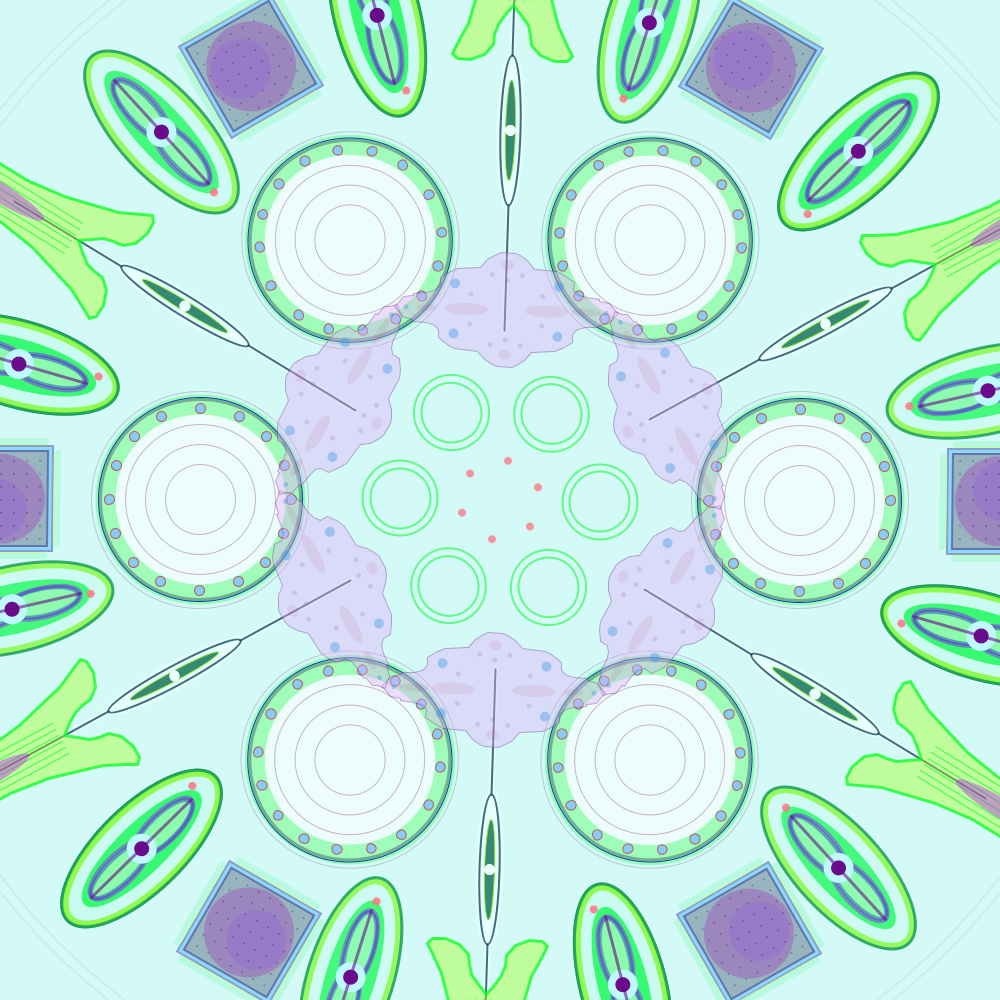
Frame 1 (no input)
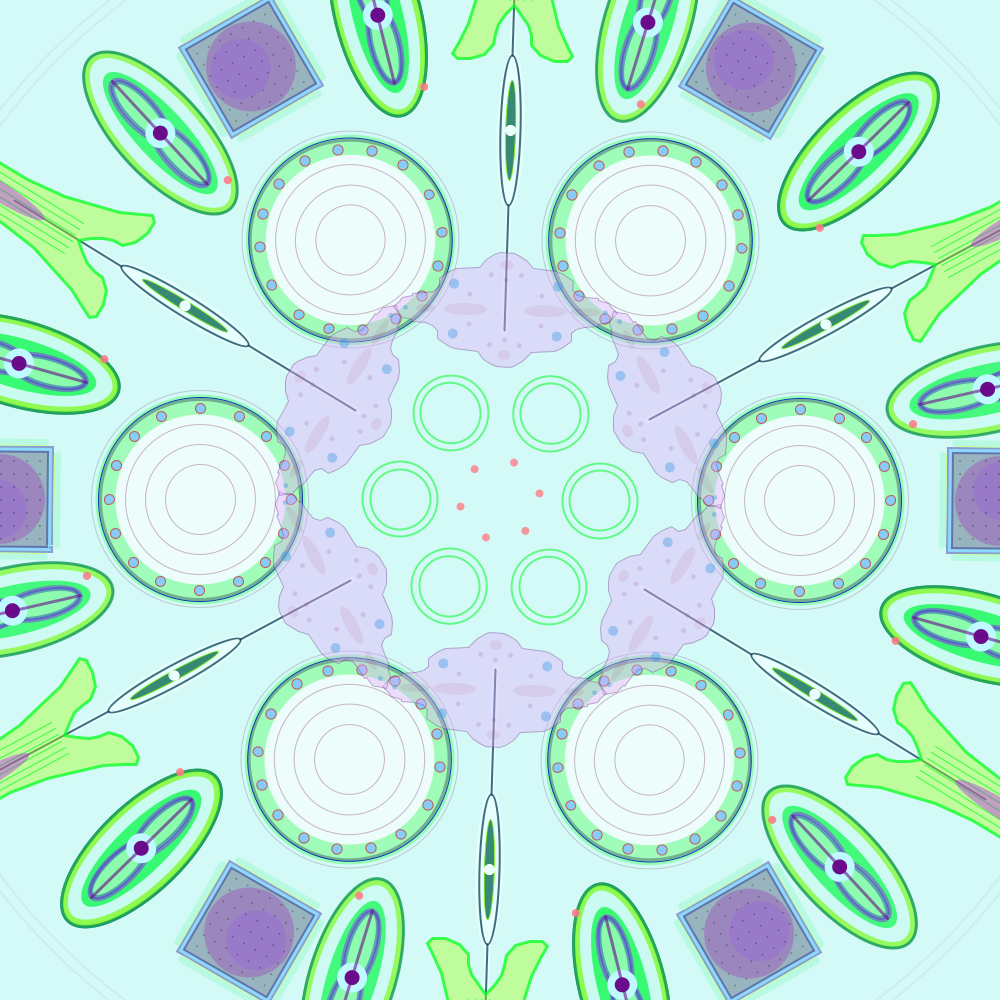
Frame 60 (the mouse pressed at the canvas centre just before this capture)
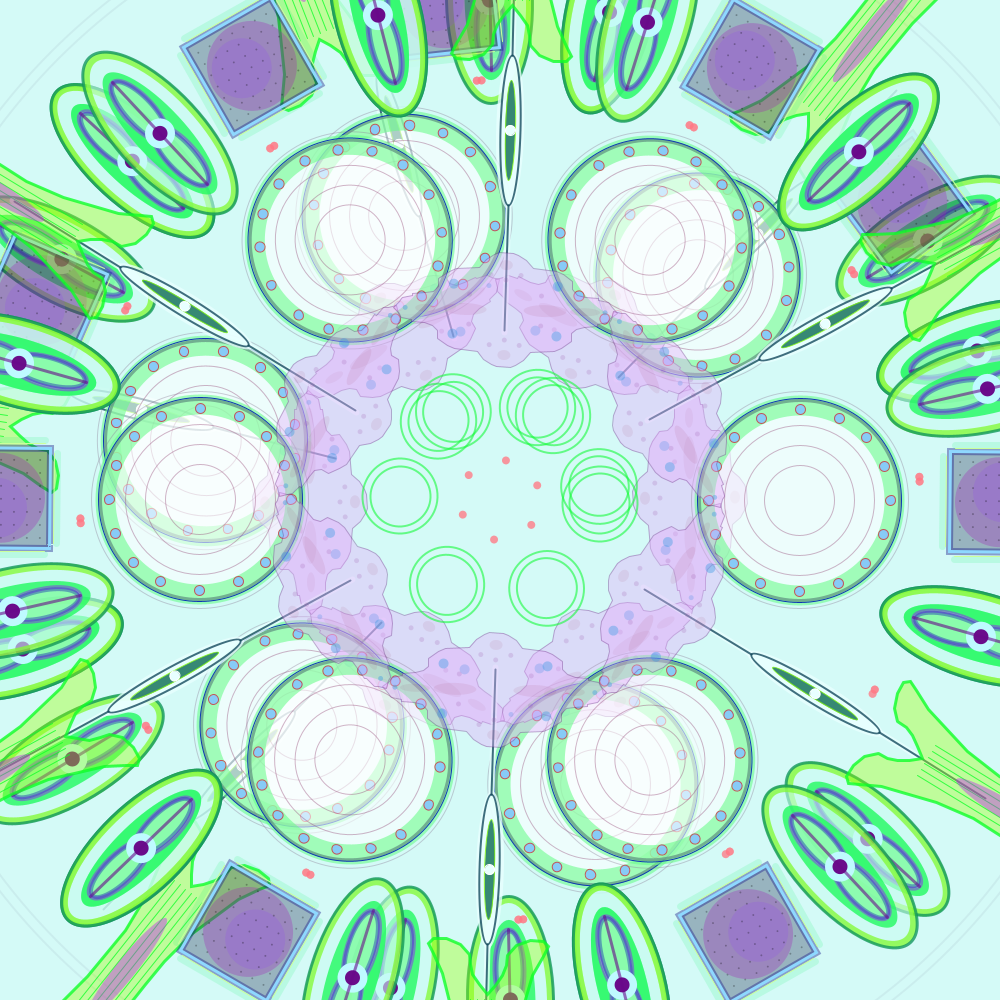
Frame 120 (the mouse held since frame 60 and released just before this capture)

The Processing sketch that drew these frames (run headless with seeded random() and noise(); from frame 60 on, the mouse is pressed at the canvas centre):

// Processing sketch: processing_71921
// ── processing_71921.pde

void setup() {
  size(1000, 1000);
  smooth();

  ellipseMode(CENTER);
  rectMode(CENTER);
}

//int numObjects = 6;
//int distance = 300;
//int angle = 0;
//int angleObject = 360/numObjects;

void draw() {
  background(212,250,247);
  stroke(186, 216, 222, 100);
  noFill();
  strokeWeight(2);
  ellipse(width/2, height/2, 1250, 1250);
  ellipse(width/2, height/2, 1270, 1270);



  //CRAZY
  if (mousePressed ==true) {
    for (float i=random(PI/6,5+PI/6);i<6;i++) {
      pushMatrix();
      translate(width/2, height/2);
      rotate(radians(i*60));
      kroppFyra(370, 0);
      popMatrix();
    }
    for (float i=random(0,2);i<6;i++) {
      pushMatrix();
      translate(width/2, height/2);
      rotate(radians(i*60));
      kroppEn(300, 0);
      popMatrix();
    }
    for (float i=random(PI,PI+5)/6;i<6;i++) {
      pushMatrix();
      translate(width/2, height/2);
      rotate(radians(i*60));
      kroppTva(190, 0);
      popMatrix();
    }
    for (float m=random(radians(15),radians(15)+5);m<12;m++) {
      pushMatrix();
      translate(width/2, height/2);
      rotate(radians(m*60));
      kroppFem(500, 0);
      popMatrix();
    }
    for (float m= random(PI/4,5+PI/4);m<6;m++) {
      pushMatrix();
      translate(width/2, height/2);
      rotate(radians(m*60));
      kroppFem(500, 0);
      popMatrix();
    }
    for (float m= random(0,5);m<6;m++) {
      pushMatrix();
      translate(width/2, height/2);
      rotate(radians(m*60));
      kroppSex(100, 0);
      popMatrix();
    }
    for (float m= random(0,5);m<6;m++) {
      pushMatrix();
      translate(width/2, height/2);
      rotate(radians(m*60));
      kroppSyv(500, 0);
      popMatrix();
    }
    for (float i=random(PI/6,5+PI/6);i<6;i++) {
      pushMatrix();
      translate(width/2, height/2);
      rotate(radians(i*60));
      kroppAtta(600, 0);
      popMatrix();
    }
    for (float i=random(PI/6,15+PI/6);i<6;i++) {
      pushMatrix();
      translate(width/2, height/2);
      rotate(radians(i*60));
      noStroke();
      fill(255, 121, 132, 200);
      ellipse(40, 0, 8, 8);
      popMatrix();
    }
    for (float i=random(PI/6,15+PI/6);i<48;i++) {
      pushMatrix();
      translate(width/2, height/2);
      rotate(radians(i*30));
      noStroke();
      fill(255, 121, 132, 100);
      ellipse(420, 0, 8, 8);
      popMatrix();
    }
  }

if (keyPressed == false){
  //NOT SO
  for (float i=random(PI/6,.005+PI/6);i<6;i++) {
    pushMatrix();
    translate(width/2, height/2);
    rotate(radians(i*60));
    kroppFyra(370, 0);
    popMatrix();
  }
  for (float i=random(0,.002);i<6;i++) {
    pushMatrix();
    translate(width/2, height/2);
    rotate(radians(i*60));
    kroppEn(300, 0);
    popMatrix();
  }
  for (float i=random(PI,PI+.05)/6;i<6;i++) {
    pushMatrix();
    translate(width/2, height/2);
    rotate(radians(i*60));
    kroppTva(190, 0);
    popMatrix();
  }
  for (float m=random(radians(15),radians(15)+.005);m<12;m++) {
    pushMatrix();
    translate(width/2, height/2);
    rotate(radians(m*60));
    kroppFem(500, 0);
    popMatrix();
  }
  for (float m= random(PI/4,.005+PI/4);m<6;m++) {
    pushMatrix();
    translate(width/2, height/2);
    rotate(radians(m*60));
    kroppFem(500, 0);
    popMatrix();
  }
  for (float m= random(0,.05);m<6;m++) {
    pushMatrix();
    translate(width/2, height/2);
    rotate(radians(m*60));
    kroppSex(100, 0);
    popMatrix();
  }
  for (float m= random(0,.005);m<6;m++) {
    pushMatrix();
    translate(width/2, height/2);
    rotate(radians(m*60));
    kroppSyv(500, 0);
    popMatrix();
  }
  for (float i=random(PI/6,.005+PI/6);i<6;i++) {
    pushMatrix();
    translate(width/2, height/2);
    rotate(radians(i*60));
    kroppAtta(600, 0);
    popMatrix();
  }
  for (float i=random(PI/6,.5+PI/6);i<6;i++) {
    pushMatrix();
    translate(width/2, height/2);
    rotate(radians(i*60));
    noStroke();
    fill(255, 121, 132, 200);
    ellipse(40, 0, 8, 8);
    popMatrix();
  }
  for (float i=random(PI/6,.5+PI/6);i<48;i++) {
    pushMatrix();
    translate(width/2, height/2);
    rotate(radians(i*30));
    noStroke();
    fill(255, 121, 132, 100);
    ellipse(420, 0, 8, 8);
    popMatrix();
  }
}
}





//FORMER FORMER FORMER FORMER

void kroppEn (int xPos, int yPos) { 
  fill(255, 255, 255, 150);
  strokeWeight(3);
  stroke(97, 17,126, 200);
  ellipse(xPos, yPos, 200, 200);
  strokeWeight(20);
  stroke(105,252,137, 150);
  noFill();
  ellipse(xPos, yPos, 190, 190);
  strokeWeight(1);
  stroke(13, 55, 179);
  ellipse(xPos, yPos, 204, 204);
  strokeWeight(1);
  stroke(140, 125, 150, 100);
  ellipse(xPos, yPos, 217, 217);
  for (int a=70; a<175; a+=40) {
    strokeWeight(1);
    stroke(144, 64, 112, 100);
    ellipse(xPos, yPos, a, a);
  }
  stroke(193, 88, 90);
  fill(135, 203, 247);
  ellipse(xPos+91, yPos, 10, 10);
  translate(-91, 91);
  ellipse(xPos+91, yPos, 10, 10);
  translate(0, -182);
  ellipse(xPos+91, yPos, 10, 10);
  translate(-91, 91);
  ellipse(xPos+91, yPos, 10, 10);
  translate(25, -63);
  ellipse(xPos+91, yPos, 10, 10);
  translate(132, 0);
  ellipse(xPos+91, yPos, 10, 10);
  translate(0, 126);
  ellipse(xPos+91, yPos, 10, 10);
  translate(-132, 0);
  ellipse(xPos+91, yPos, 10, 10);
  translate(-18, -29);
  ellipse(xPos+91, yPos, 10, 10);
  translate(0, -68);
  ellipse(xPos+91, yPos, 10, 10);
  translate(168, 0);
  ellipse(xPos+91, yPos, 10, 10);
  translate(0, 68);
  ellipse(xPos+91, yPos, 10, 10);
  translate(-45, 49);
  ellipse(xPos+91, yPos, 10, 10);
  translate(-78, 0);
  ellipse(xPos+91, yPos, 10, 10);
  translate(0, -165);
  ellipse(xPos+91, yPos, 10, 10);
  translate(78, 0);
  ellipse(xPos+91, yPos, 10, 10);
}

void kroppTva(int xPos, int yPos) {
  fill(226, 172, 250, 100);
  stroke(110, 54, 134, 100);
  strokeWeight(1);
  beginShape();
  //ovreHoger
  vertex(xPos, yPos-112);
  vertex(xPos+6, yPos-106);
  vertex(xPos+9, yPos-104);
  vertex(xPos+10, yPos-103);
  vertex(xPos+12, yPos-93);
  vertex(xPos+14, yPos-93);
  vertex(xPos+15, yPos-80);
  vertex(xPos+17, yPos-72);
  vertex(xPos+22, yPos-67);
  vertex(xPos+30, yPos-67);
  vertex(xPos+37, yPos-57);
  vertex(xPos+40, yPos-50);
  vertex(xPos+42, yPos-27);
  vertex(xPos+50, yPos-20);
  vertex(xPos+55, yPos-12);
  vertex(xPos+57, yPos-7);
  //bottenHoger
  vertex(xPos+57, yPos+7);
  vertex(xPos+55, yPos+12);
  vertex(xPos+50, yPos+20);
  vertex(xPos+42, yPos+27);
  vertex(xPos+40, yPos+50);
  vertex(xPos+37, yPos+57);
  vertex(xPos+30, yPos+67);
  vertex(xPos+22, yPos+67);
  vertex(xPos+17, yPos+72);
  vertex(xPos+15, yPos+80);
  vertex(xPos+14, yPos+93);
  vertex(xPos+12, yPos+93);
  vertex(xPos+10, yPos+103);
  vertex(xPos+9, yPos+104);
  vertex(xPos+6, yPos+106);
  vertex(xPos, yPos+112);
  //bottenVanster
  vertex(xPos, yPos+112);
  vertex(xPos-6, yPos+106);
  vertex(xPos-9, yPos+104);
  vertex(xPos-10, yPos+103);
  vertex(xPos-12, yPos+93);
  vertex(xPos-14, yPos+93);
  vertex(xPos-15, yPos+80);
  vertex(xPos-17, yPos+72);
  vertex(xPos-22, yPos+67);
  vertex(xPos-30, yPos+67);
  vertex(xPos-37, yPos+57);
  vertex(xPos-40, yPos+50);
  vertex(xPos-42, yPos+27);
  vertex(xPos-50, yPos+20);
  vertex(xPos-55, yPos+12);
  vertex(xPos-57, yPos+7);
  //ovreVanster
  vertex(xPos-57, yPos-7);
  vertex(xPos-55, yPos-12);
  vertex(xPos-50, yPos-20);
  vertex(xPos-42, yPos-27);
  vertex(xPos-40, yPos-50);
  vertex(xPos-37, yPos-57);
  vertex(xPos-30, yPos-67);
  vertex(xPos-22, yPos-67);
  vertex(xPos-17, yPos-72);
  vertex(xPos-15, yPos-80);
  vertex(xPos-14, yPos-93);
  vertex(xPos-12, yPos-93);
  vertex(xPos-10, yPos-103);
  vertex(xPos-9, yPos-104);
  vertex(xPos-6, yPos-106);
  vertex(xPos, yPos-112);
  endShape();
  //cirklar
  fill(139, 20, 64, 20);
  noStroke();
  ellipse(xPos, yPos+80, 8, 30);
  ellipse(xPos, yPos-80, 8, 20);
  ellipse(xPos+45, yPos, 10, 13);
  ellipse(xPos-45, yPos, 10, 13);
  ellipse(xPos, yPos-40, 12, 43);
  ellipse(xPos, yPos+40, 12, 43);
  fill(55, 153, 227, 100);
  ellipse(xPos-25, yPos-52, 10, 10);
  ellipse(xPos+25, yPos-52, 10, 10);
  ellipse(xPos-25, yPos+52, 10, 10);
  ellipse(xPos+25, yPos+52, 10, 10);
  ellipse(xPos, yPos+100, 5, 5);
  ellipse(xPos, yPos-100, 5, 5);
  fill(153, 81, 167, 50);
  ellipse(xPos+35, yPos+15, 5, 5);
  ellipse(xPos-35, yPos+15, 5, 5);
  ellipse(xPos+35, yPos-15, 5, 5);
  ellipse(xPos-35, yPos-15, 5, 5);
  ellipse(xPos+30, yPos, 5, 5);
  ellipse(xPos-30, yPos, 5, 5);
  ellipse(xPos-15, yPos-36, 5, 5);
  ellipse(xPos-15, yPos+36, 5, 5);
  ellipse(xPos+15, yPos+36, 5, 5);
  ellipse(xPos+15, yPos-36, 5, 5);
}

void kroppTre(int xPos, int yPos) {
  fill(183, 252, 64, 100);
  stroke(10, 201, 100, 200);
  strokeWeight(4);
  triangle(xPos, yPos-35, xPos+50, yPos+50, xPos-50, yPos+50);
  //cirklar
  noStroke();
  fill(10, 201, 100, 200);
  ellipse(xPos-65, yPos+62, 9, 9);
  ellipse(xPos+65, yPos+62, 9, 9);
  ellipse(xPos, yPos-54, 9, 9);
  fill(10, 201, 100, 50);
  ellipse(xPos, yPos+22, 60, 60);
  fill(10, 201, 100, 100);
  ellipse(xPos+25, yPos+35, 16, 16);
  ellipse(xPos-25, yPos+35, 16, 16);
  ellipse(xPos, yPos-6, 16, 16);
}

void kroppFyra(int xPos, int yPos) {

  strokeWeight(6);
  stroke(232, 255, 255, 200);
  line(xPos+75, yPos, xPos+202, yPos);
  line(xPos-75, yPos, xPos-202, yPos);
  noStroke();
  fill(232, 255, 255, 200);
  ellipse(xPos, yPos, 158, 28);
  strokeWeight(2);
  stroke(17, 70, 90, 200);
  ellipse(xPos, yPos, 150, 20);
  line(xPos+75, yPos, xPos+200, yPos);
  line(xPos-75, yPos, xPos-200, yPos);
  stroke(133, 252, 8, 200);
  strokeWeight(1);
  fill(6, 103, 78, 200);
  ellipse(xPos, yPos, 100, 10);
  fill(232, 255, 255, 255);
  stroke(255);
  ellipse(xPos, yPos, 10, 10);
}

void kroppFem(int xPos, int yPos) {
  fill(201, 252, 239, 150);
  stroke(132, 250, 56, 200);
  strokeWeight(7);
  ellipse(xPos, yPos, 200, 80);
  noFill();
  strokeWeight(3);
  stroke(17, 149, 93, 200);
  ellipse(xPos, yPos, 206, 86);
  noStroke();
  fill(30, 250, 93, 200);
  ellipse(xPos, yPos, 160, 50);
  stroke(145, 30, 247, 120);
  fill(255, 255, 255, 100);
  strokeWeight(4);
  ellipse(xPos+30, yPos, 80, 30);
  ellipse(xPos-30, yPos, 80, 30);
  stroke(14, 29, 178, 100);
  noFill();
  ellipse(xPos+30, yPos, 76, 26);
  ellipse(xPos-30, yPos, 76, 26);
  noStroke();
  fill(190, 250, 255);
  ellipse(xPos, yPos, 30, 30);
  strokeWeight(3);
  stroke(104, 7, 137, 150);
  line(xPos+70, yPos, xPos-70, yPos);
  noStroke();
  fill(104, 7, 137, 250);
  ellipse(xPos, yPos, 15, 15);
}

void kroppSex(int xPos, int yPos) {
  noFill();
  stroke(18,250,55, 150);
  strokeWeight(2);
  ellipse(xPos, yPos, 75, 75); 
  ellipse(xPos, yPos, 60, 60);
}

void kroppSyv(int xPos, int yPos) {
  fill(3, 7, 52, 73);
  stroke(16, 19, 134, 100);
  strokeWeight(7);
  rect(xPos, yPos, 100, 100);
  noFill();
  stroke(142, 216, 255);
  strokeWeight(3);
  rect(xPos, yPos, 100, 100);
  stroke(30, 245, 114, 40);
  strokeWeight(7);
  line(xPos-57, yPos-45, xPos-57, yPos+45);
  line(xPos-45, yPos+57, xPos+45, yPos+57);
  line(xPos-45, yPos-57, xPos+45, yPos-57);
  line(xPos+57, yPos-45, xPos+57, yPos+45);
  stroke(203, 255, 155);
  strokeWeight(1);
  line(xPos-54, yPos-45, xPos-54, yPos+45);
  line(xPos-45, yPos+54, xPos+45, yPos+54);
  line(xPos-45, yPos-54, xPos+45, yPos-54);
  line(xPos+54, yPos-45, xPos+54, yPos+45);
  noStroke();
  fill(164, 28, 185, 75);
  ellipse(xPos, yPos, 90, 90);
  fill(143, 67, 245, 50);
  ellipse(xPos+3, yPos-10, 60, 60);
  for (int n=xPos-40;n<xPos+40;n+=13) {
    for (int s=yPos-40;s<yPos+40;s+=13) {
      fill(0, 0, 0, 70);
      ellipse(n, s, 2, 2);
    }
  }
}

void kroppAtta(int xPos, int yPos) {
  stroke(13, 255, 39, 200);
  fill(157, 255, 13, 100);
  strokeWeight(3);
  beginShape();
  //btmrt
  vertex(xPos+105, yPos);
  vertex(xPos+115, yPos+8);
  vertex(xPos+125, yPos+15);
  vertex(xPos+135, yPos+18);
  vertex(xPos+145, yPos+19);
  vertex(xPos+155, yPos+28);
  vertex(xPos+160, yPos+42);
  vertex(xPos+160, yPos+55);
  vertex(xPos+155, yPos+60);
  vertex(xPos+145, yPos+55);
  vertex(xPos+125, yPos+45);
  vertex(xPos+70, yPos+30);
  vertex(xPos+30, yPos+25);
  vertex(xPos, yPos+25);
  //btmlf
  vertex(xPos, yPos+25);
  vertex(xPos-30, yPos+25);
  vertex(xPos-70, yPos+30);
  vertex(xPos-125, yPos+45);
  vertex(xPos-145, yPos+55);
  vertex(xPos-155, yPos+60);
  vertex(xPos-160, yPos+55);
  vertex(xPos-160, yPos+42);
  vertex(xPos-155, yPos+28);
  vertex(xPos-145, yPos+19);
  vertex(xPos-135, yPos+18);
  vertex(xPos-125, yPos+15);
  vertex(xPos-115, yPos+8);
  vertex(xPos-105, yPos);
  //toplf
  vertex(xPos-105, yPos);
  vertex(xPos-115, yPos-8);
  vertex(xPos-125, yPos-15);
  vertex(xPos-135, yPos-18);
  vertex(xPos-145, yPos-19);
  vertex(xPos-155, yPos-28);
  vertex(xPos-160, yPos-42);
  vertex(xPos-160, yPos-55);
  vertex(xPos-155, yPos-60);
  vertex(xPos-145, yPos-55);
  vertex(xPos-125, yPos-45);
  vertex(xPos-70, yPos-30);
  vertex(xPos-30, yPos-25);
  vertex(xPos, yPos-25);
  //tprt
  vertex(xPos, yPos-25);
  vertex(xPos+30, yPos-25);
  vertex(xPos+70, yPos-30);
  vertex(xPos+125, yPos-45);
  vertex(xPos+145, yPos-55);
  vertex(xPos+155, yPos-60);
  vertex(xPos+160, yPos-55);
  vertex(xPos+160, yPos-42);
  vertex(xPos+155, yPos-28);
  vertex(xPos+145, yPos-19);
  vertex(xPos+135, yPos-18);
  vertex(xPos+125, yPos-15);
  vertex(xPos+115, yPos-8);
  vertex(xPos+105, yPos);
  endShape();
  for (int d=yPos-18;d<yPos+18;d+=7) {
    strokeWeight(1);
    line(xPos-100, d, xPos+100, d);
  }
  noStroke();
  fill(195,18,250, 100);
  ellipse(xPos, yPos, 130, 20);
}
